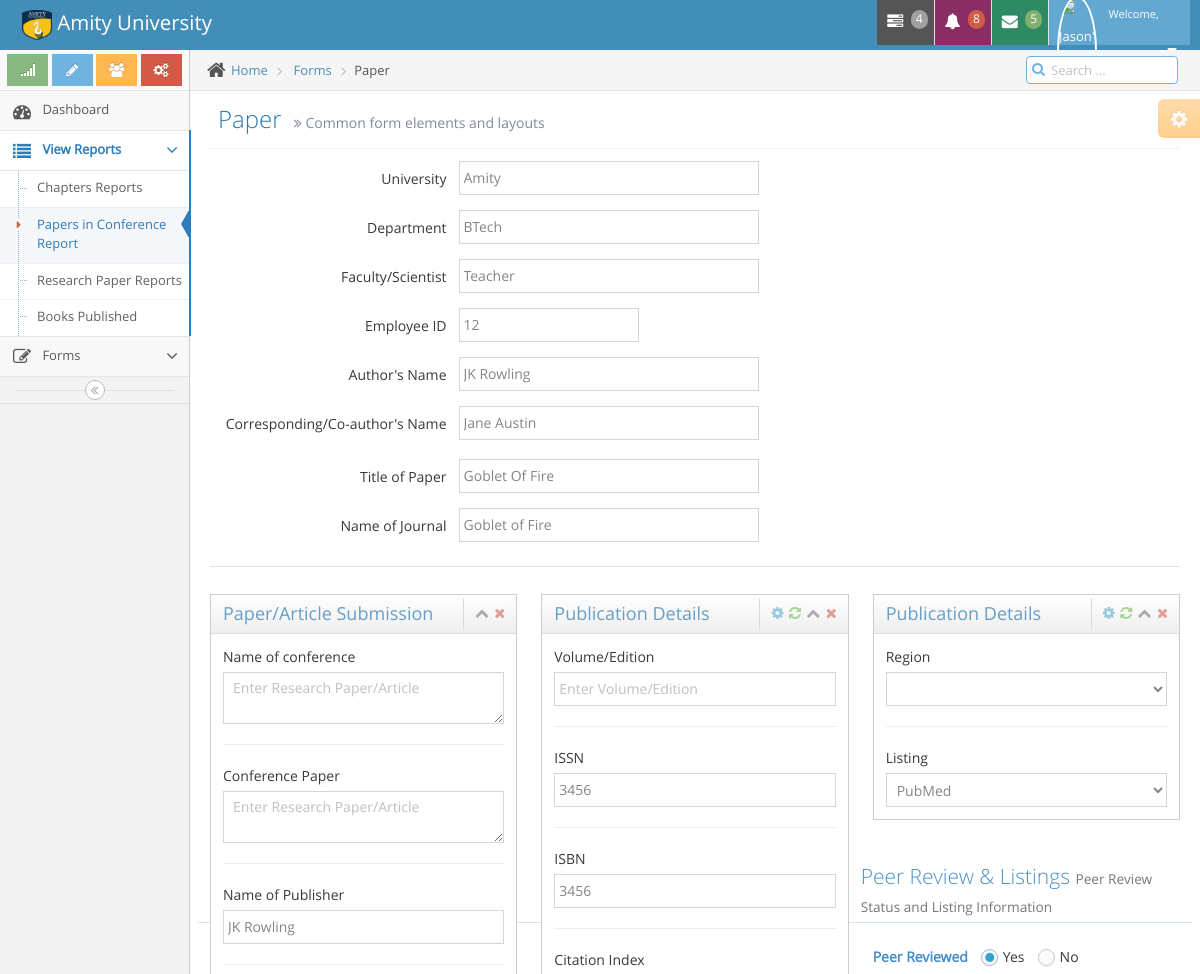
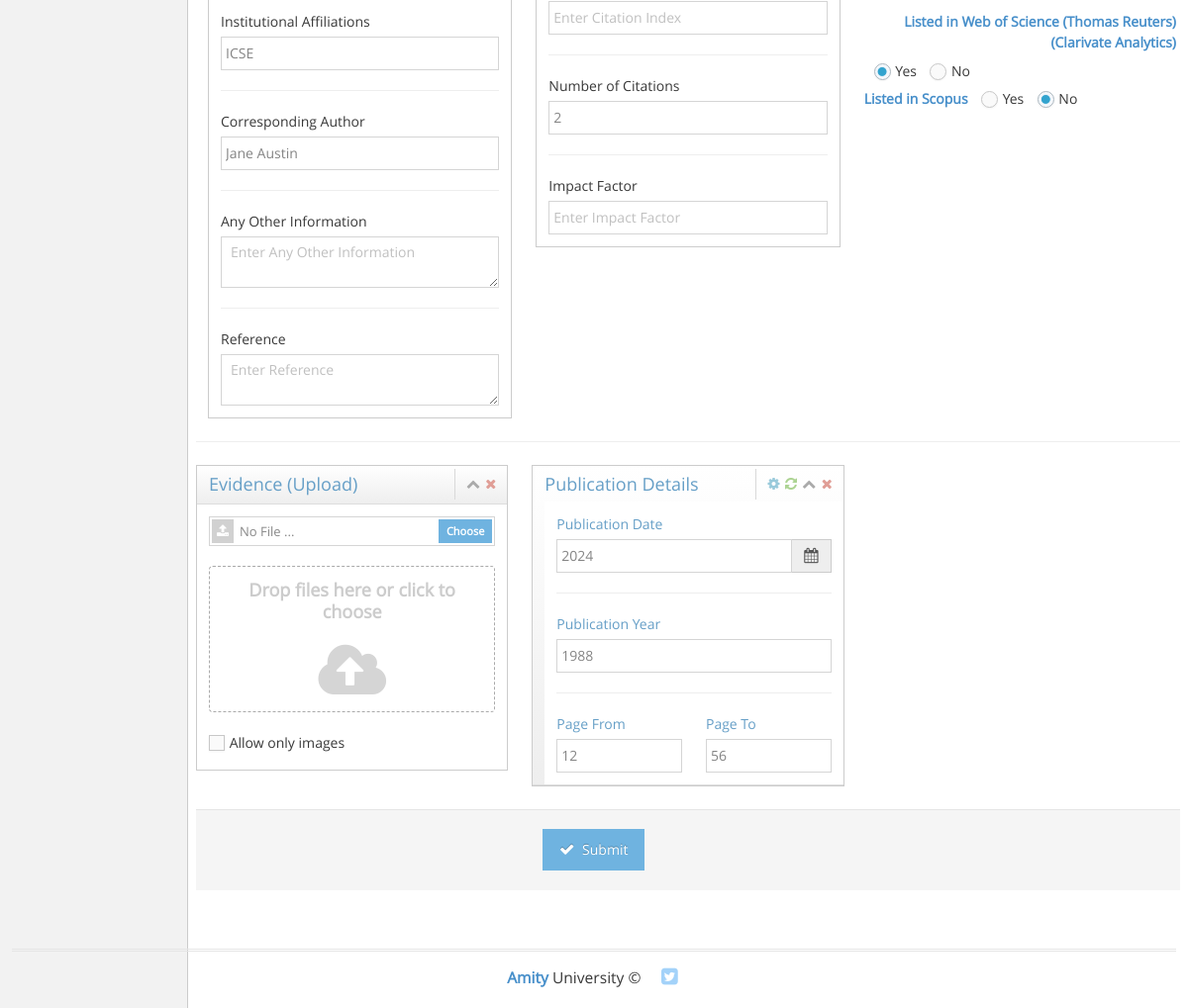
/editReopapers.php?id=1, run on the app's committed database (2 pictures, top to bottom).
### tables this page shows
CREATE TABLE `papersbyfaculty` (
  `user_id` int(100) NOT NULL,
  `University` varchar(100) NOT NULL,
  `Department` varchar(100) NOT NULL,
  `Faculty` varchar(100) NOT NULL,
  `Employee ID` int(100) NOT NULL,
  `other Author` varchar(100) NOT NULL,
  `Co-author` varchar(100) NOT NULL,
  `booktitle` varchar(100) NOT NULL,
  `journalname` varchar(100) NOT NULL,
  `conferenceName` varchar(100) NOT NULL,
  `conferencePaper` varchar(100) NOT NULL,
  `region` varchar(100) NOT NULL,
  `pubdate` int(100) NOT NULL,
  `pubyear` int(100) NOT NULL,
  `volume` int(100) NOT NULL,
  `pagefrom` int(100) NOT NULL,
  `pageto` int(100) NOT NULL,
  `scopus` enum('y','n') NOT NULL,
  `listedin` varchar(100) NOT NULL,
  `wos` enum('y','n') NOT NULL,
  `peer` enum('y','n') NOT NULL,
  `issn` int(100) NOT NULL,
  `isbn` int(100) NOT NULL,
  `pubname` varchar(100) NOT NULL,
  `affltn` varchar(100) NOT NULL,
  `corrauthor` varchar(100) NOT NULL,
  `citind` int(100) NOT NULL,
  `nocit` int(100) NOT NULL,
  `evdupload` varchar(100) NOT NULL,
  `othrinfo` varchar(100) NOT NULL,
  `ref` varchar(100) NOT NULL
);

### editReopapers.php (the view, shortened to what the rows shown need)
<!DOCTYPE html>
<html lang="en">
	<head>
		<link rel="stylesheet" href="assets/css/bootstrap.min.css" />
		<link rel="stylesheet" href="assets/font-awesome/4.5.0/css/font-awesome.min.css" />
		<link rel="stylesheet" href="assets/css/jquery-ui.custom.min.css" />
		<link rel="stylesheet" href="assets/css/chosen.min.css" />
		<link rel="stylesheet" href="assets/css/bootstrap-datepicker3.min.css" />
		<link rel="stylesheet" href="assets/css/bootstrap-timepicker.min.css" />
		<link rel="stylesheet" href="assets/css/daterangepicker.min.css" />
		<link rel="stylesheet" href="assets/css/bootstrap-datetimepicker.min.css" />
		<link rel="stylesheet" href="assets/css/bootstrap-colorpicker.min.css" />
		<link rel="stylesheet" href="assets/css/ace.min.css" class="ace-main-stylesheet" id="main-ace-style" />
		<link rel="stylesheet" href="assets/css/ace-skins.min.css" />
		<link rel="stylesheet" href="assets/css/ace-rtl.min.css" />
	</head>
<?php
$servername = "localhost";
$username = "root";
$password = "";
$database = "scholarsphere";
$conn = new mysqli($servername, $username, $password, $database);
if (isset($_GET['id']) && !empty(trim($_GET['id']))) {
    $sql = "SELECT * FROM papersbyfaculty WHERE user_id = ?";
    if ($stmt = $conn->prepare($sql)) {
        $stmt->bind_param("i", $param_id);
        if ($stmt->execute()) {
            $result = $stmt->get_result();
            if ($result->num_rows == 1) {
                $row = $result->fetch_assoc();
            } else {
                header("location: error.php");
                exit();
            }
        } else {
            echo "Oops! Something went wrong. Please try again later.";
        }
    }
} else {
    header("location: error.php");
    exit();
}
?>
	<body class="no-skin">
		<div class="main-container ace-save-state" id="main-container">
			<div class="main-content">
				<div class="main-content-inner">
					<div class="page-content">
						<div class="page-header">
							<h1>
								Paper
								<small>
									<i class="ace-icon fa fa-angle-double-right"></i>
									Common form elements and layouts
								</small>
							</h1>
						</div>
						<div class="row">
							<div class="col-xs-12">
								<form class="form-horizontal" role="form" method="post" action="editReopapers.php" enctype="multipart/form-data">
								<div class="form-group">
										<div class="col-sm-9">
											<input type="text" id="form-field-1" name="university" value="<?php echo $row['University']; ?>" placeholder="Enter University Name" class="col-xs-10 col-sm-5" />
										</div>
									</div>
									<div class="form-group">
										<div class="col-sm-9">
											<input type="text" id="form-field-1-1" name="department" value="<?php echo $row['Department']; ?>" placeholder="Enter Department Name" class="col-xs-10 col-sm-5" />
										</div>
									</div>
									<div class="form-group">
										<div class="col-sm-9">
											<input type="text" id="form-field-2" name="faculty" value="<?php echo $row['Faculty']; ?>" placeholder="Enter Faculty/Scientist Name" class="col-xs-10 col-sm-5" />
											<span class="help-inline col-xs-12 col-sm-7">
											</span>
										</div>
									</div>
									<div class="form-group">
										<div class="col-sm-9">
											<input type="text" id="form-field-3" name="emp_id" value="<?php echo $row['Employee ID']; ?>" placeholder="Enter Employee ID" class="col-xs-5 col-sm-3" />
											<span class="help-inline col-xs-7 col-sm-9"></span>
										</div>
									</div>
									<div class="form-group">
										<div class="col-sm-9">
											<input type="text" id="form-field-4" name="otherauthor" value="<?php echo $row['other Author']; ?>" placeholder="Enter Author's Name" class="col-xs-10 col-sm-5" />
											<div class="space-2"></div>
										</div>
									</div>
									<div class="form-group">
										<div class="col-sm-9">
											<div class="clearfix">
												<input type="text" id="form-field-5" name="coauthor" value="<?php echo $row['Co-author']; ?>" placeholder="Enter Corresponding/Co-author's Name" class="col-xs-10 col-sm-5" />
											</div>
										</div>
									</div>
									<div class="form-group">
										<div class="col-sm-9">
											<input type="text" name="booktitle" value="<?php echo $row['booktitle']; ?>" placeholder="Enter Title of Paper" class="col-xs-10 col-sm-5" />
											<div class="space-2"></div>
										</div>
									</div>
									<div class="form-group">
										<div class="col-sm-9">
											<input type="text" name="journalname" value="<?php echo $row['journalname']; ?>" placeholder="Enter Name of Journal" class="col-xs-10 col-sm-5" />
											<div class="space-2"></div>
										</div>
									</div>
									<div class="row">
										<div class="col-xs-12 col-sm-4">
											<div class="widget-box">
												<div class="widget-body">
													<div class="widget-main">
														<div>
															<label for="research-paper">Name of conference</label>
															<textarea class="form-control" name="conferenceName" id="research-paper" value="<?php echo $row['conferenceName']; ?>" placeholder="Enter Research Paper/Article"></textarea>
														</div>
														<div>
															<label for="research-paper">Conference Paper</label>
															<textarea class="form-control" name="conferencePaper" id="research-paper" value="<?php echo $row['conferencePaper']; ?>" placeholder="Enter Research Paper/Article"></textarea>
														</div>
														<div>
															<label for="publisher">Name of Publisher</label>
															<input type="text" name ="pubname" class="form-control" id="publisher" value="<?php echo $row['pubname']; ?>" placeholder="Enter Name of Publisher">
														</div>
														<div>
															<label for="institutional-affiliations">Institutional Affiliations</label>
															<input type="text" name="affltn" class="form-control" id="institutional-affiliations" value="<?php echo $row['affltn']; ?>" placeholder="Enter Institutional Affiliations">
														</div>
														<div>
															<label for="corresponding-author">Corresponding Author</label>
															<input type="text" name="corrauthor" class="form-control" id="corresponding-author" value="<?php echo $row['corrauthor']; ?>" placeholder="Enter Corresponding Author">
														</div>
														<div>
															<label for="additional-info">Any Other Information</label>
															<textarea class="form-control" name="othrinfo" id="additional-info" value="<?php echo $row['othrinfo']; ?>" placeholder="Enter Any Other Information"></textarea>
														</div>
														<div>
															<label for="reference">Reference</label>
															<textarea class="form-control" name="ref" id="reference" value="<?php echo $row['ref']; ?>" placeholder="Enter Reference"></textarea>
														</div>
													</div>
												</div>
											</div>
										</div>
										<div class="col-xs-12 col-sm-4">
											<div class="widget-box">
												<div class="widget-body">
													<div class="widget-main">
														<div>
															<label for="issn">ISSN</label>
															<input class="form-control" name="issn" type="text" id="issn" value="<?php echo $row['issn']; ?>" placeholder="Enter ISSN" />
														</div>
														<div>
															<label for="isbn">ISBN</label>
															<input class="form-control" name="isbn" type="text" id="isbn" value="<?php echo $row['isbn']; ?>" placeholder="Enter ISBN" />
														</div>
														<div>
															<label for="num-citations">Number of Citations</label>
															<input class="form-control" name = "nocit" type="number" id="num-citations" value="<?php echo $row['nocit']; ?>" placeholder="Enter Number of Citations" />
														</div>
													</div>
												</div>
											</div>
										</div>
										<div class="col-xs-12 col-sm-4">
											<div class="widget-box">
												<div class="widget-body">
													<div class="widget-main">
														<div>
															<label for="listing">Listing</label>
															<select class="form-control" id="listing" name="listedin">
																<option <?php if($row['listedin'] == 'PubMed') echo 'selected'; ?>>PubMed</option>
															</select>
														</div>
													</div>
												</div>
											</div>
									<br>
									<br>
									</div>
									<div class="row">
										<div class="col-sm-4">
										<div class="widget-box">
												<div class="widget-header">
<div class="widget-body">
    <div class="widget-main">
        <div>
            <div class="input-group">
                <input class="form-control date-picker" value="<?php echo $row['pubdate']; ?>" id="publication-date" name="publicationdate" type="text" data-date-format="yyyy-mm-dd" />
                <span class="input-group-addon">
                    <i class="fa fa-calendar bigger-110"></i>
                </span>
            </div>
        </div>
        <div>
            <label for="publication-year">Publication Year</label>
            <input class="form-control" type="number" id="publication-year" name="pubyear" value="<?php echo $row['pubyear']; ?>" placeholder="Enter Publication Year" />
        </div>
        <div class="row">
            <div class="col-xs-6">
                <label for="page-from">Page From</label>
                <input class="form-control" type="number" id="page-from" name="pagefrom" value="<?php echo $row['pagefrom']; ?>" placeholder="Enter Page From" />
            </div>
            <div class="col-xs-6">
                <label for="page-to">Page To</label>
                <input class="form-control" type="number" id="page-to" name="pageto" value="<?php echo $row['pageto']; ?>" placeholder="Enter Page To" />
            </div>
</div>
														</div>
													</div>
												</div>
											</div>
</div>
									</div>
								</form>
							</div>
						</div>
					</div>
				</div>
			</div>
		</div>
	</body>
</html>

### data on the page
papersbyfaculty: university "Amity", department "BTech", faculty "Teacher", emp_id "12", otherauthor "JK Rowling", coauthor "Jane Austin", booktitle "Goblet Of Fire", journalname "Goblet of Fire", conferenceName "Enter Research Paper/Article", conferencePaper "Enter Research Paper/Article", pubname "JK Rowling", affltn "ICSE", corrauthor "Jane Austin", othrinfo "Enter Any Other Information", ref "Enter Reference", issn "3456", isbn "3456", nocit "2", listedin "PubMed", publicationdate "2024", pubyear "1988", pagefrom "12", pageto "56"
